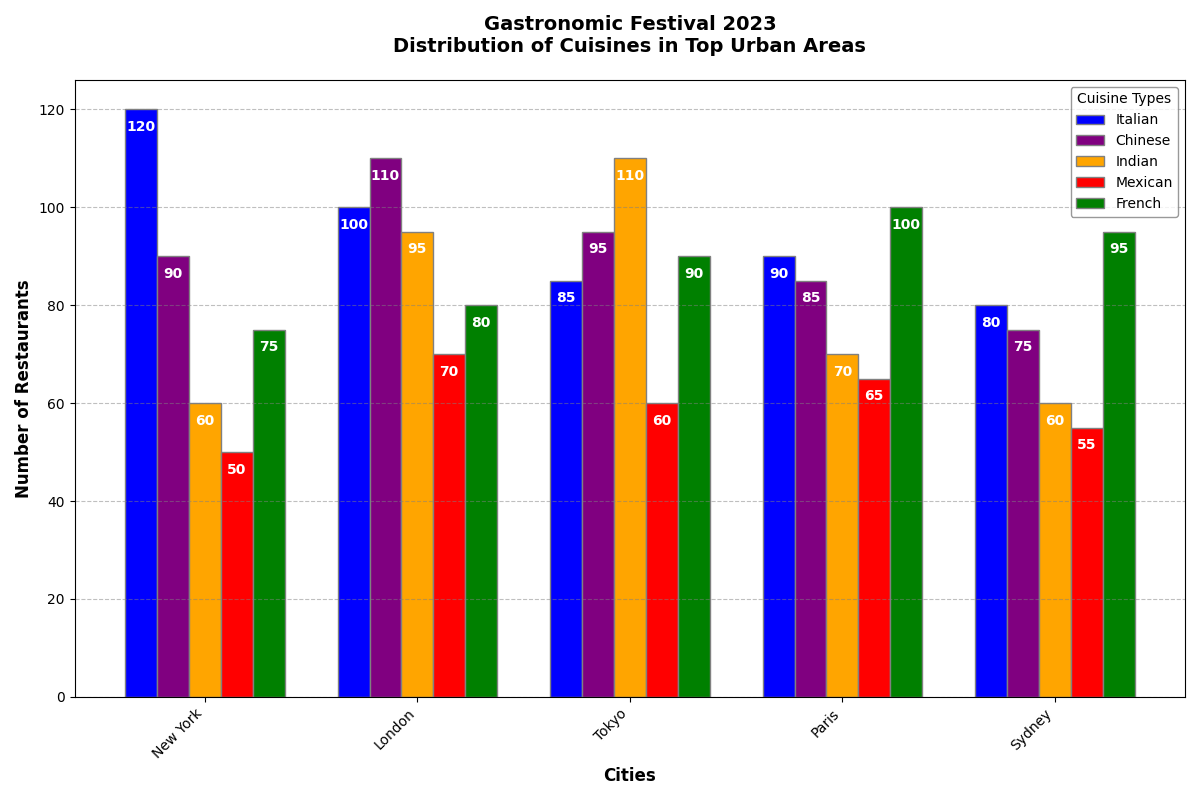

Source code (Python):
import matplotlib.pyplot as plt
import numpy as np

cities = ['New York', 'London', 'Tokyo', 'Paris', 'Sydney']
cuisines = ['Italian', 'Chinese', 'Indian', 'Mexican', 'French']

data = np.array([
    [120, 90, 60, 50, 75],  # New York
    [100, 110, 95, 70, 80],  # London
    [85, 95, 110, 60, 90],  # Tokyo
    [90, 85, 70, 65, 100],  # Paris
    [80, 75, 60, 55, 95]   # Sydney
])

bar_width = 0.15

r1 = np.arange(len(cities))
r2 = [x + bar_width for x in r1]
r3 = [x + bar_width for x in r2]
r4 = [x + bar_width for x in r3]
r5 = [x + bar_width for x in r4]

fig, ax = plt.subplots(figsize=(12, 8))

bar1 = ax.bar(r1, data[:, 0], color='blue', width=bar_width, edgecolor='grey', label=cuisines[0])
bar2 = ax.bar(r2, data[:, 1], color='purple', width=bar_width, edgecolor='grey', label=cuisines[1])
bar3 = ax.bar(r3, data[:, 2], color='orange', width=bar_width, edgecolor='grey', label=cuisines[2])
bar4 = ax.bar(r4, data[:, 3], color='red', width=bar_width, edgecolor='grey', label=cuisines[3])
bar5 = ax.bar(r5, data[:, 4], color='green', width=bar_width, edgecolor='grey', label=cuisines[4])

ax.set_xlabel('Cities', fontweight='bold', fontsize=12)
ax.set_ylabel('Number of Restaurants', fontweight='bold', fontsize=12)
ax.set_title('Gastronomic Festival 2023\nDistribution of Cuisines in Top Urban Areas', fontweight='bold', fontsize=14, pad=20)

ax.set_xticks([r + 2 * bar_width for r in range(len(cities))])
ax.set_xticklabels(cities, rotation=45, ha='right', fontsize=10)

ax.legend(title='Cuisine Types', loc='upper right', fontsize=10, edgecolor='grey')

ax.yaxis.grid(True, linestyle='--', which='major', color='grey', alpha=0.5)

def add_labels(bars):
    for bar in bars:
        height = bar.get_height()
        ax.text(bar.get_x() + bar.get_width()/2., height - 5, f'{int(height)}', ha='center', va='bottom', color='white', fontweight='bold')

add_labels(bar1)
add_labels(bar2)
add_labels(bar3)
add_labels(bar4)
add_labels(bar5)

plt.tight_layout()

plt.show()
